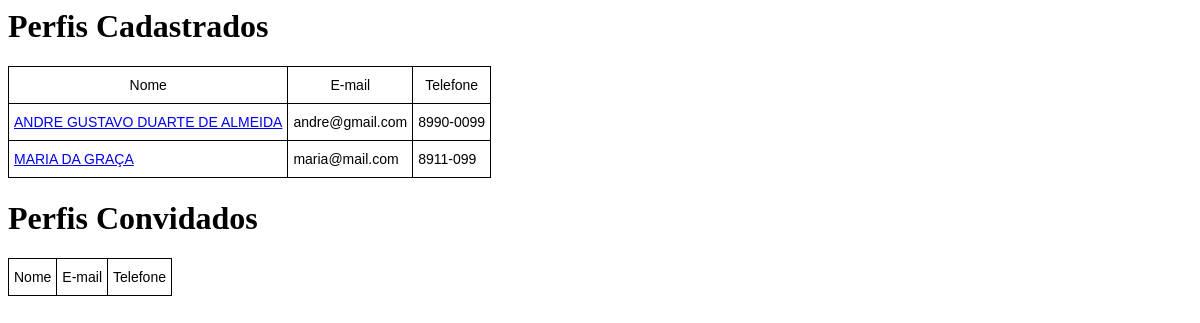
The page /perfis/listar on the database as committed earlier.
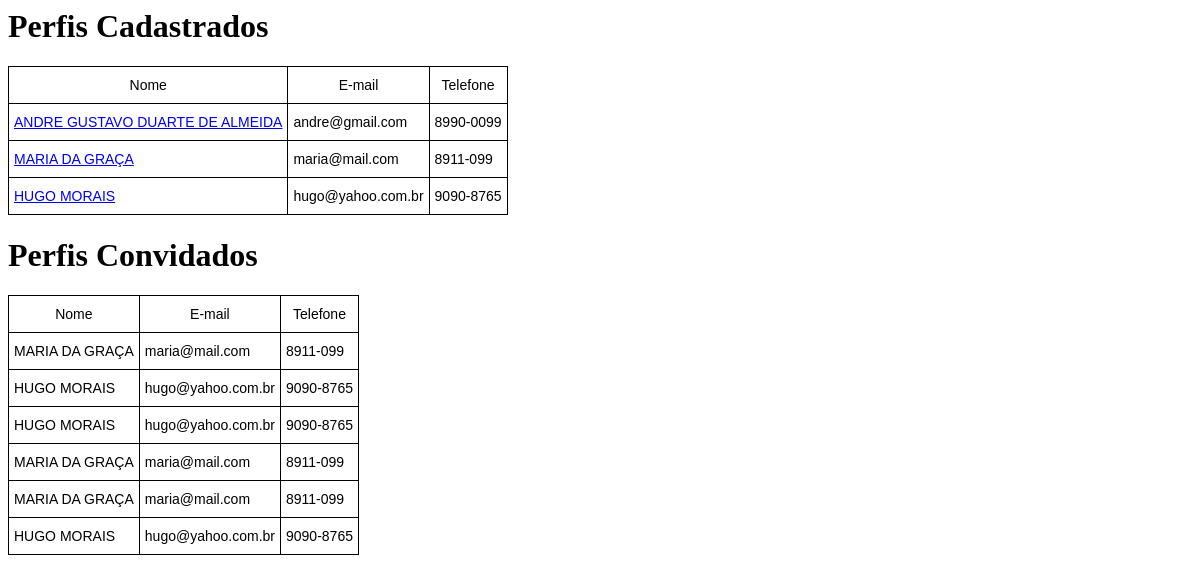
The same page on the database as committed later.
### perfis/models.py (models this page shows, shortened)
class Perfil(models.Model):
    nome=models.CharField(max_length=255,null=False)
    email=models.EmailField(null=False)
    telefone=models.CharField(max_length=20,null=False)

class Convite(models.Model):
    solicitante=models.ForeignKey(Perfil,related_name='convites_feitos')
    convidado=models.ForeignKey(Perfil, related_name='convites_recebidos')

### perfis/views.py (the view)
def listar(request):
    perfis=Perfil.objects.all()
    return render(request,'perfis.html',{"perfis":perfis,
    "perfil_logado":get_perfil_logado(request)})

### perfis/views.py (called while the page is built)
def get_perfil_logado(request):
    return Perfil.objects.get(id=1)

### perfis/templates/perfis.html (shortened to what this page needs)
<html lang="pt-br">
    <head>
    </head>
    <body>
{% if perfis%}
<h1> Perfis Cadastrados </h1>
<table class="tg">
  <tr>
    <th class="tg-yw4l">Nome</th>
    <th class="tg-yw4l">E-mail</th>
    <th class="tg-yw4l">Telefone</th>
  </tr>
  {% for perfil in perfis%}
  <tr>
    <td class="tg-yw4l"><a href="{% url 'perfil_exibir' perfil.id %}">{{perfil.nome|upper}}</a></td>
    <td class="tg-yw4l">{{perfil.email}}</td>
    <td class="tg-yw4l">{{perfil.telefone}}</td>
  </tr>
  {% endfor %}
</table>
{% else %}
    <p>Nenhum Perfil Cadastrado</p>
{% endif %}
    </body>
   {% if perfil_logado.convites_feitos %}
<h1> Perfis Convidados </h1>
<table class="tg">
  <tr>
    <th class="tg-yw4l">Nome</th>
    <th class="tg-yw4l">E-mail</th>
    <th class="tg-yw4l">Telefone</th>
  </tr>
  {% for convite in perfil_logado.convites_feitos.all%}
  <tr>
    <td class="tg-yw4l">{{convite.convidado.nome|upper}}</td>
    <td class="tg-yw4l">{{convite.convidado.email}}</td>
    <td class="tg-yw4l">{{convite.convidado.telefone}}</td>
  </tr>
  {% endfor %}
</table>
{% else %}
    <p>Nenhum Perfil Convidado</p>
{% endif %}
</html>

### perfis/templates/perfis.html (style rules this page uses)
.tg { border-collapse:collapse;border-spacing:0; }
.tg td { font-family:Arial, sans-serif;font-size:14px;padding:10px 5px;border-style:solid;border-width:1px;overflow:hidden;word-break:normal; }
.tg th { font-family:Arial, sans-serif;font-size:14px;font-weight:normal;padding:10px 5px;border-style:solid;border-width:1px;overflow:hidden;word-break:normal; }
.tg .tg-yw4l { vertical-align:top }

Rows that differ between the two databases and show on the page:
added Perfil: nome "HUGO MORAIS", email "hugo@yahoo.com.br", telefone "9090-8765"
added Convite: convidado.nome "MARIA DA GRAÇA", convidado.email "maria@mail.com", convidado.telefone "8911-099"
added Convite: convidado.nome "HUGO MORAIS", convidado.email "hugo@yahoo.com.br", convidado.telefone "9090-8765"
added Convite: convidado.nome "HUGO MORAIS", convidado.email "hugo@yahoo.com.br", convidado.telefone "9090-8765"
added Convite: convidado.nome "MARIA DA GRAÇA", convidado.email "maria@mail.com", convidado.telefone "8911-099"
added Convite: convidado.nome "MARIA DA GRAÇA", convidado.email "maria@mail.com", convidado.telefone "8911-099"
added Convite: convidado.nome "HUGO MORAIS", convidado.email "hugo@yahoo.com.br", convidado.telefone "9090-8765"
